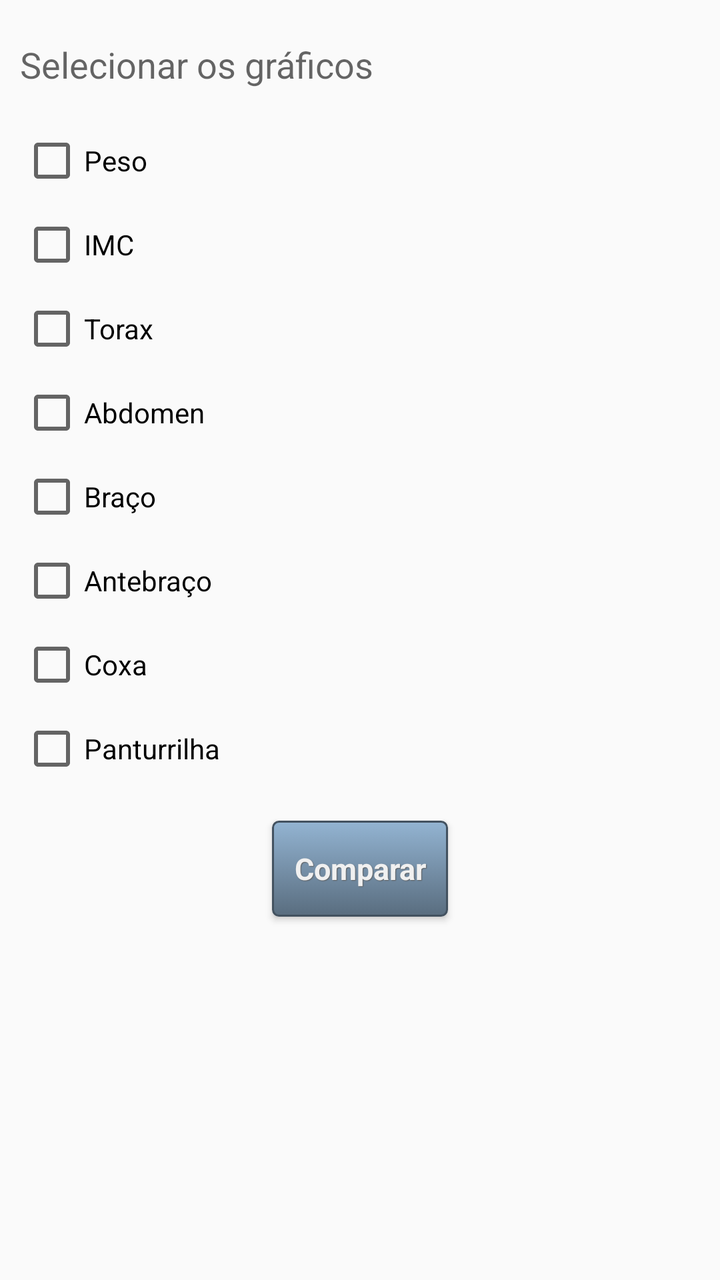
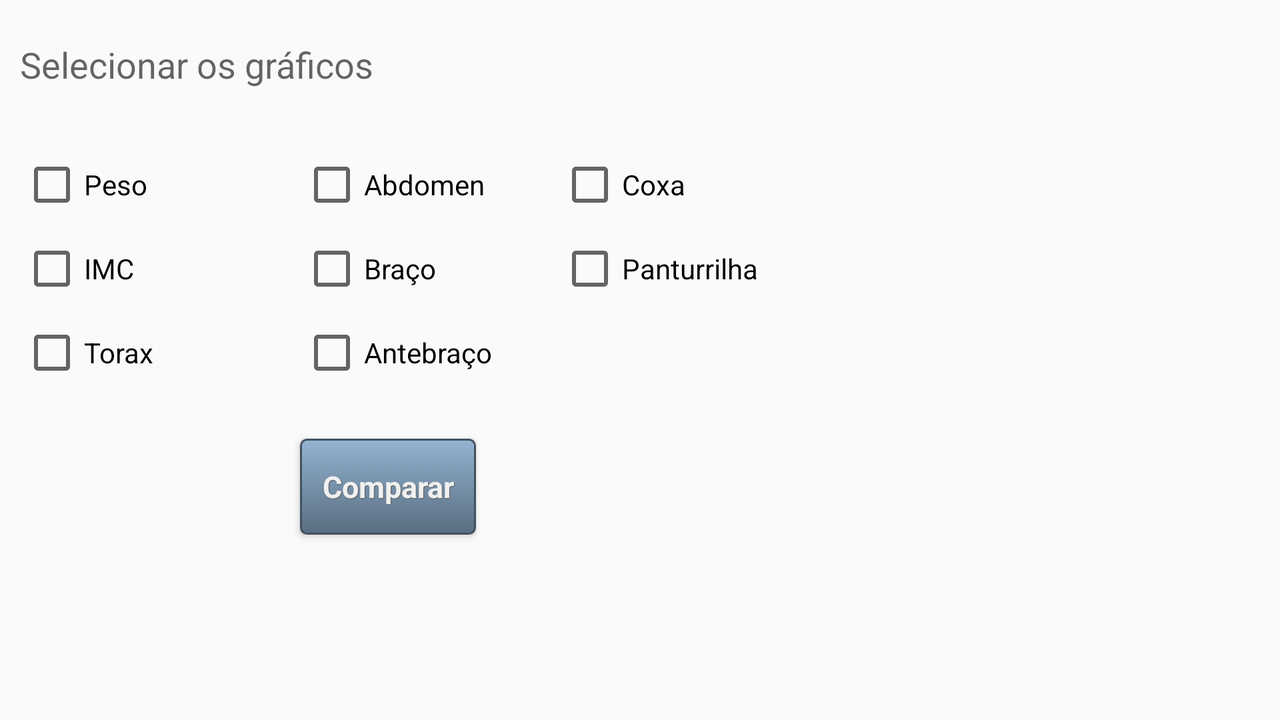

First picture: res/layout/ on a phone held upright. Second picture: the repository's own variant of that layout, on a device whose configuration matches the variant's folder. Source for both follows.
<!-- AndroidManifest.xml: application theme AppTheme -->
<!-- res/layout/fragment_selecionar_grafico.xml -->
<LinearLayout xmlns:android="http://schemas.android.com/apk/res/android"
    android:background="?android:attr/colorBackground"
    xmlns:tools="http://schemas.android.com/tools" android:layout_width="match_parent"
    android:layout_height="match_parent" tools:context="br.net.netfitness.netfitness.SelecionarGraficoFragmentOLD"
    android:orientation="vertical">


    <TextView
        android:layout_width="wrap_content"
        android:layout_height="wrap_content"
        android:textAppearance="?android:attr/textAppearanceMedium"
        android:text="@string/selecionarGraficos"
        android:id="@+id/labelTxtSelecionarGraficos"
        android:layout_marginTop="20dp"
        android:layout_marginLeft="10dp" />

    <CheckBox
        android:layout_width="wrap_content"
        android:layout_height="wrap_content"
        android:text="@string/checkBoxPeso"
        android:id="@+id/checkBoxPeso"
        android:layout_marginTop="20dp"
        android:layout_marginLeft="10dp" />

    <CheckBox
        android:layout_width="wrap_content"
        android:layout_height="wrap_content"
        android:text="@string/checkBoxIMC"
        android:id="@+id/checkBoxIMC"
        android:layout_marginLeft="10dp"
        android:layout_marginTop="10dp" />

    <CheckBox
        android:layout_width="wrap_content"
        android:layout_height="wrap_content"
        android:text="@string/checkBoxTorax"
        android:id="@+id/checkBoxTorax"
        android:layout_marginLeft="10dp"
        android:layout_marginTop="10dp" />

    <CheckBox
        android:layout_width="wrap_content"
        android:layout_height="wrap_content"
        android:text="@string/checkBoxAbdomen"
        android:id="@+id/checkBoxAbdomen"
        android:layout_marginLeft="10dp"
        android:layout_marginTop="10dp" />

    <CheckBox
        android:layout_width="wrap_content"
        android:layout_height="wrap_content"
        android:text="@string/checkBoxBraco"
        android:id="@+id/checkBoxBraco"
        android:layout_marginLeft="10dp"
        android:layout_marginTop="10dp" />

    <CheckBox
        android:layout_width="wrap_content"
        android:layout_height="wrap_content"
        android:text="@string/checkBoxAntebraco"
        android:id="@+id/checkBoxAntebraco"
        android:layout_marginLeft="10dp"
        android:layout_marginTop="10dp" />

    <CheckBox
        android:layout_width="wrap_content"
        android:layout_height="wrap_content"
        android:text="@string/checkBoxCoxa"
        android:id="@+id/checkBoxCoxa"
        android:layout_marginLeft="10dp"
        android:layout_marginTop="10dp" />

    <CheckBox
        android:layout_width="wrap_content"
        android:layout_height="wrap_content"
        android:text="@string/checkBoxPanturrilha"
        android:id="@+id/checkBoxPanturrilha"
        android:layout_marginLeft="10dp"
        android:layout_marginTop="10dp" />

    <Button
        style="@style/btnNetfitness"
        android:layout_width="wrap_content"
        android:layout_height="wrap_content"
        android:text="@string/LabelButtonCompararGraficos"
        android:id="@+id/buttonCompararGraficos"
        android:layout_gravity="center_horizontal"
        android:layout_marginTop="20dp" />
</LinearLayout>
<!-- resources referenced by this layout -->
<resources>
  <string name="LabelButtonCompararGraficos">Comparar</string>
  <string name="checkBoxAbdomen">Abdomen</string>
  <string name="checkBoxAntebraco">Antebraço</string>
  <string name="checkBoxBraco">Braço</string>
  <string name="checkBoxCoxa">Coxa</string>
  <string name="checkBoxIMC">IMC</string>
  <string name="checkBoxPanturrilha">Panturrilha</string>
  <string name="checkBoxPeso">Peso</string>
  <string name="checkBoxTorax">Torax</string>
  <string name="selecionarGraficos">Selecionar os gráficos</string>
  <style name="btnNetfitness" parent="@android:style/Widget.Button">
          <item name="android:textSize">15sp</item>
          <item name="android:textStyle">bold</item>
          <item name="android:textColor">#fff0f0f0</item>
          <item name="android:gravity">center</item>
          <item name="android:shadowColor">#ff5e5e5e</item>
          <item name="android:shadowDx">1</item>
          <item name="android:shadowDy">1</item>
          <item name="android:shadowRadius">0.6</item>
          <item name="android:background">@drawable/btn_netfitness</item>
          <item name="android:padding">10dip</item>
      </style>
  <style name="AppTheme" parent="Theme.AppCompat.Light.DarkActionBar">
  
  
      </style>
  <!-- drawable btn_netfitness (drawable) -->
  <?xml version="1.0" encoding="utf-8"?>
  <selector xmlns:android="http://schemas.android.com/apk/res/android">
      <item android:state_pressed="true" >
          <shape android:shape="rectangle"  >
              <corners android:radius="3dip" />
              <stroke android:width="1dip" android:color="#435260" />
              <gradient  android:angle="-90"  android:startColor="#596d7f" android:endColor="#93b4d2"  />
          </shape>
      </item>
      <item android:state_focused="true">
          <shape android:shape="rectangle"  >
              <corners android:radius="3dip" />
              <stroke android:width="1dip" android:color="#36797f" />
              <solid  android:color="#308d9e"/>
          </shape>
      </item>
      <item >
          <shape android:shape="rectangle"  >
              <corners android:radius="3dip" />
              <stroke android:width="1dip" android:color="#435260" />
              <gradient  android:angle="-90"  android:startColor="#93b4d2" android:endColor="#596d7f" />
          </shape>
      </item>
  </selector>
</resources>
<!-- res/layout-land/fragment_selecionar_grafico.xml (the repository's variant of the layout above) -->
<!-- drawn on the phone turned sideways -->
<RelativeLayout xmlns:android="http://schemas.android.com/apk/res/android"
    xmlns:tools="http://schemas.android.com/tools" android:layout_width="match_parent"
    android:layout_height="match_parent" tools:context="br.net.netfitness.netfitness.SelecionarGraficoFragmentOLD"
    >


    <TextView
        android:layout_width="wrap_content"
        android:layout_height="wrap_content"
        android:textAppearance="?android:attr/textAppearanceMedium"
        android:text="@string/selecionarGraficos"
        android:id="@+id/labelTxtSelecionarGraficos"
        android:layout_marginTop="20dp"
        android:layout_marginLeft="10dp" />

    <CheckBox
        android:layout_width="wrap_content"
        android:layout_height="wrap_content"
        android:text="@string/checkBoxPeso"
        android:id="@+id/checkBoxPeso"
        android:layout_marginTop="32dp"
        android:layout_below="@+id/labelTxtSelecionarGraficos"
        android:layout_alignLeft="@+id/labelTxtSelecionarGraficos"
        android:layout_alignStart="@+id/labelTxtSelecionarGraficos" />

    <CheckBox
        android:layout_width="wrap_content"
        android:layout_height="wrap_content"
        android:text="@string/checkBoxIMC"
        android:id="@+id/checkBoxIMC"
        android:layout_below="@+id/checkBoxPeso"
        android:layout_alignLeft="@+id/checkBoxPeso"
        android:layout_alignStart="@+id/checkBoxPeso"
        android:layout_marginTop="10dp" />

    <CheckBox
        android:layout_width="wrap_content"
        android:layout_height="wrap_content"
        android:text="@string/checkBoxTorax"
        android:id="@+id/checkBoxTorax"
        android:layout_below="@+id/checkBoxIMC"
        android:layout_alignLeft="@+id/checkBoxIMC"
        android:layout_alignStart="@+id/checkBoxIMC"
        android:layout_marginTop="10dp" />

    <CheckBox
        android:layout_width="wrap_content"
        android:layout_height="wrap_content"
        android:text="@string/checkBoxAbdomen"
        android:id="@+id/checkBoxAbdomen"
        android:layout_above="@+id/checkBoxIMC"
        android:layout_toRightOf="@+id/checkBoxTorax"
        android:layout_toEndOf="@+id/checkBoxTorax"
        android:layout_marginLeft="73dp"
        android:layout_marginStart="73dp" />

    <CheckBox
        android:layout_width="wrap_content"
        android:layout_height="wrap_content"
        android:text="@string/checkBoxBraco"
        android:id="@+id/checkBoxBraco"
        android:layout_above="@+id/checkBoxTorax"
        android:layout_alignLeft="@+id/checkBoxAbdomen"
        android:layout_alignStart="@+id/checkBoxAbdomen" />

    <CheckBox
        android:layout_width="wrap_content"
        android:layout_height="wrap_content"
        android:text="@string/checkBoxAntebraco"
        android:id="@+id/checkBoxAntebraco"
        android:layout_below="@+id/checkBoxBraco"
        android:layout_alignLeft="@+id/checkBoxBraco"
        android:layout_alignStart="@+id/checkBoxBraco"
        android:layout_marginTop="10dp" />

    <CheckBox
        android:layout_width="wrap_content"
        android:layout_height="wrap_content"
        android:text="@string/checkBoxCoxa"
        android:id="@+id/checkBoxCoxa"
        android:layout_above="@+id/checkBoxIMC"
        android:layout_toRightOf="@+id/buttonCompararGraficos"
        android:layout_toEndOf="@+id/buttonCompararGraficos"
        android:layout_marginLeft="41dp"
        android:layout_marginStart="41dp" />

    <CheckBox
        android:layout_width="wrap_content"
        android:layout_height="wrap_content"
        android:text="@string/checkBoxPanturrilha"
        android:id="@+id/checkBoxPanturrilha"
        android:layout_alignTop="@+id/checkBoxBraco"
        android:layout_alignLeft="@+id/checkBoxCoxa"
        android:layout_alignStart="@+id/checkBoxCoxa" />

    <Button
        style="@style/btnNetfitness"
        android:layout_width="wrap_content"
        android:layout_height="wrap_content"
        android:text="@string/LabelButtonCompararGraficos"
        android:id="@+id/buttonCompararGraficos"
        android:layout_gravity="center_horizontal"
        android:layout_below="@+id/checkBoxTorax"
        android:layout_alignLeft="@+id/checkBoxAntebraco"
        android:layout_alignStart="@+id/checkBoxAntebraco"
        android:layout_marginTop="27dp" />
</RelativeLayout>
